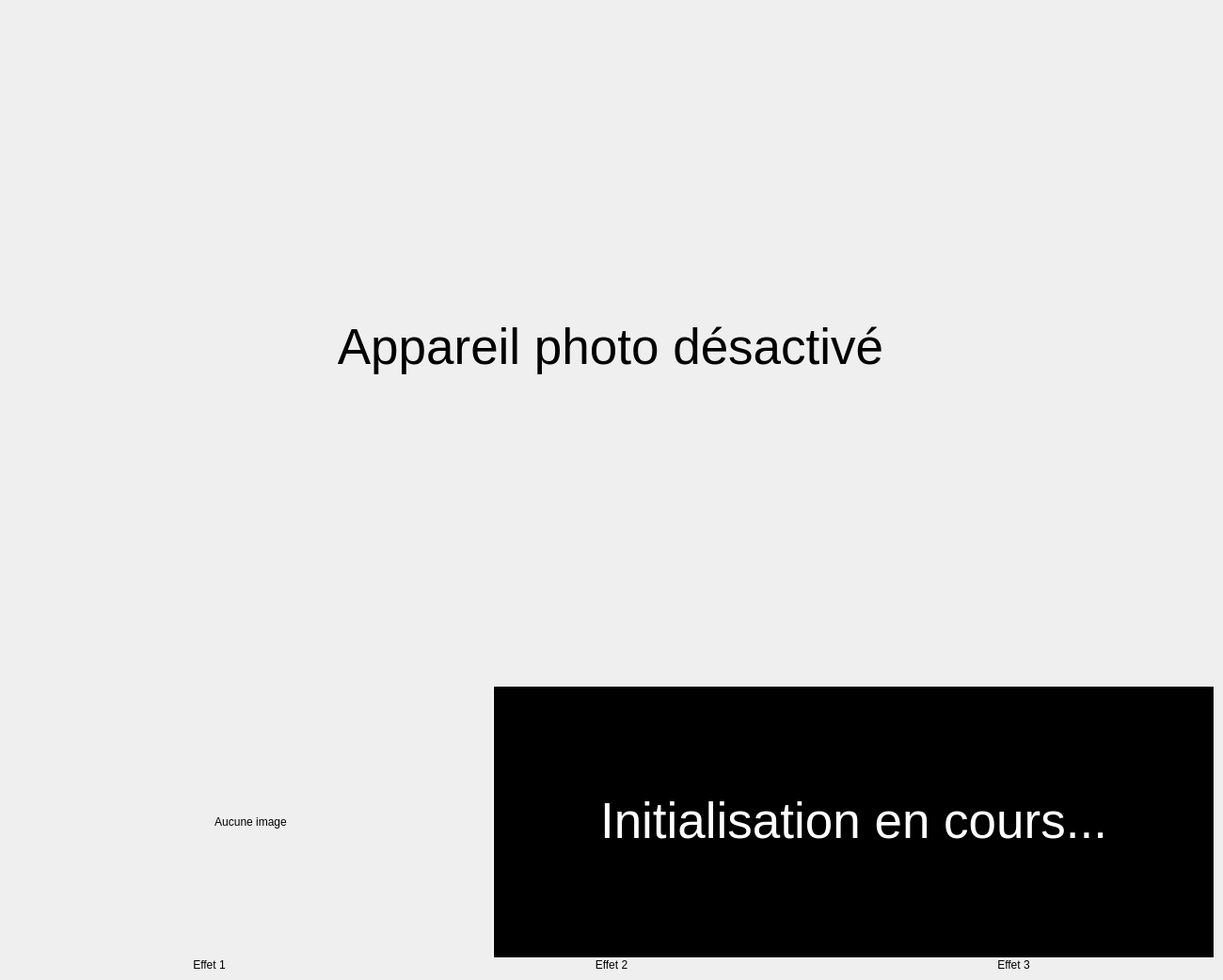
<?xml version="1.0" encoding="UTF-8"?>
<ui version="4.0">
 <class>MainWindow</class>
 <widget class="QMainWindow" name="MainWindow">
  <property name="geometry">
   <rect>
    <x>0</x>
    <y>0</y>
    <width>1300</width>
    <height>1036</height>
   </rect>
  </property>
  <property name="windowTitle">
   <string>MainWindow</string>
  </property>
  <property name="styleSheet">
   <string notr="true">background: url(&quot;L:\Images\Design LB\photobooth\OG22T20.jpg&quot;)</string>
  </property>
  <widget class="QWidget" name="centralwidget">
   <layout class="QGridLayout" name="gridLayout">
    <item row="0" column="0">
     <layout class="QVBoxLayout" name="verticalLayout">
      <property name="spacing">
       <number>0</number>
      </property>
      <item>
       <widget class="QLabel" name="image">
        <property name="sizePolicy">
         <sizepolicy hsizetype="Fixed" vsizetype="Fixed">
          <horstretch>0</horstretch>
          <verstretch>0</verstretch>
         </sizepolicy>
        </property>
        <property name="minimumSize">
         <size>
          <width>1280</width>
          <height>720</height>
         </size>
        </property>
        <property name="maximumSize">
         <size>
          <width>1280</width>
          <height>720</height>
         </size>
        </property>
        <property name="font">
         <font>
          <pointsize>40</pointsize>
         </font>
        </property>
        <property name="text">
         <string>Appareil photo désactivé</string>
        </property>
        <property name="alignment">
         <set>Qt::AlignCenter</set>
        </property>
       </widget>
      </item>
      <item>
       <layout class="QHBoxLayout" name="previewHLayout">
        <item>
         <widget class="QLabel" name="preview">
          <property name="enabled">
           <bool>true</bool>
          </property>
          <property name="sizePolicy">
           <sizepolicy hsizetype="Fixed" vsizetype="Fixed">
            <horstretch>0</horstretch>
            <verstretch>0</verstretch>
           </sizepolicy>
          </property>
          <property name="minimumSize">
           <size>
            <width>515</width>
            <height>290</height>
           </size>
          </property>
          <property name="maximumSize">
           <size>
            <width>515</width>
            <height>290</height>
           </size>
          </property>
          <property name="text">
           <string>Aucune image</string>
          </property>
          <property name="alignment">
           <set>Qt::AlignCenter</set>
          </property>
         </widget>
        </item>
        <item>
         <widget class="QLabel" name="helpText">
          <property name="sizePolicy">
           <sizepolicy hsizetype="Minimum" vsizetype="Minimum">
            <horstretch>0</horstretch>
            <verstretch>0</verstretch>
           </sizepolicy>
          </property>
          <property name="minimumSize">
           <size>
            <width>0</width>
            <height>100</height>
           </size>
          </property>
          <property name="font">
           <font>
            <pointsize>40</pointsize>
           </font>
          </property>
          <property name="focusPolicy">
           <enum>Qt::StrongFocus</enum>
          </property>
          <property name="styleSheet">
           <string notr="true">background-color: rgb(0, 0, 0);
color: rgb(255, 255, 255);</string>
          </property>
          <property name="frameShape">
           <enum>QFrame::Box</enum>
          </property>
          <property name="text">
           <string>Initialisation en cours...</string>
          </property>
          <property name="alignment">
           <set>Qt::AlignCenter</set>
          </property>
         </widget>
        </item>
       </layout>
      </item>
      <item>
       <layout class="QHBoxLayout" name="effectsHLayout">
        <item>
         <widget class="QLabel" name="effect1">
          <property name="text">
           <string>Effet 1</string>
          </property>
          <property name="alignment">
           <set>Qt::AlignCenter</set>
          </property>
         </widget>
        </item>
        <item>
         <widget class="QLabel" name="effect2">
          <property name="text">
           <string>Effet 2</string>
          </property>
          <property name="alignment">
           <set>Qt::AlignCenter</set>
          </property>
         </widget>
        </item>
        <item>
         <widget class="QLabel" name="effect3">
          <property name="text">
           <string>Effet 3</string>
          </property>
          <property name="alignment">
           <set>Qt::AlignCenter</set>
          </property>
         </widget>
        </item>
       </layout>
      </item>
     </layout>
    </item>
   </layout>
  </widget>
 </widget>
 <resources/>
 <connections/>
</ui>
